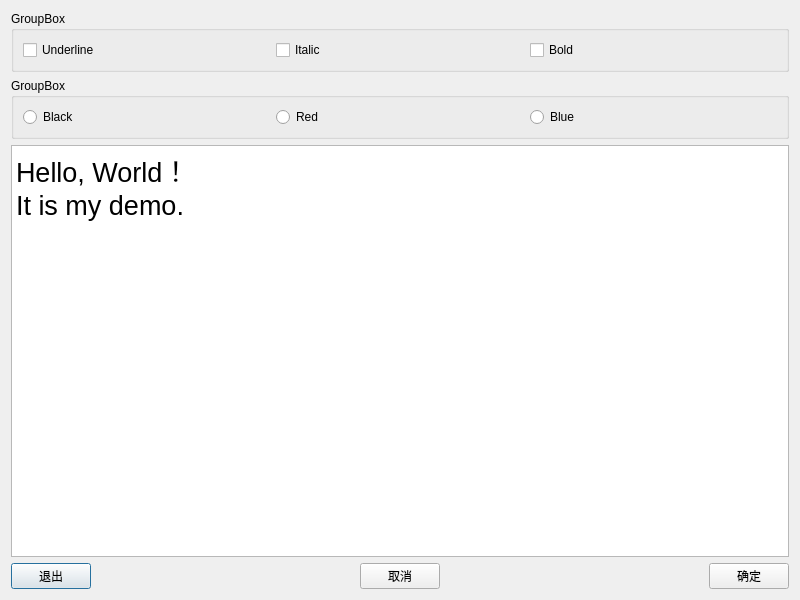
<?xml version="1.0" encoding="UTF-8"?>
<ui version="4.0">
 <class>QWDialog</class>
 <widget class="QDialog" name="QWDialog">
  <property name="geometry">
   <rect>
    <x>0</x>
    <y>0</y>
    <width>800</width>
    <height>600</height>
   </rect>
  </property>
  <property name="windowTitle">
   <string>QWDialog</string>
  </property>
  <layout class="QVBoxLayout" name="verticalLayout">
   <item>
    <widget class="QGroupBox" name="groupBox1">
     <property name="enabled">
      <bool>true</bool>
     </property>
     <property name="title">
      <string>GroupBox</string>
     </property>
     <layout class="QHBoxLayout" name="horizontalLayout_2">
      <item>
       <widget class="QCheckBox" name="chkBoxUnder">
        <property name="text">
         <string>Underline</string>
        </property>
       </widget>
      </item>
      <item>
       <widget class="QCheckBox" name="chkBoxItalic">
        <property name="text">
         <string>Italic</string>
        </property>
       </widget>
      </item>
      <item>
       <widget class="QCheckBox" name="chkBoxBold">
        <property name="text">
         <string>Bold</string>
        </property>
       </widget>
      </item>
     </layout>
    </widget>
   </item>
   <item>
    <widget class="QGroupBox" name="groupBox2">
     <property name="title">
      <string>GroupBox</string>
     </property>
     <layout class="QHBoxLayout" name="horizontalLayout_3">
      <item>
       <widget class="QRadioButton" name="rBtnBlock">
        <property name="text">
         <string>Black</string>
        </property>
       </widget>
      </item>
      <item>
       <widget class="QRadioButton" name="rBtnRed">
        <property name="text">
         <string>Red</string>
        </property>
       </widget>
      </item>
      <item>
       <widget class="QRadioButton" name="rBtnBlue">
        <property name="text">
         <string>Blue</string>
        </property>
       </widget>
      </item>
     </layout>
    </widget>
   </item>
   <item>
    <widget class="QPlainTextEdit" name="txtEdit">
     <property name="font">
      <font>
       <pointsize>20</pointsize>
      </font>
     </property>
     <property name="plainText">
      <string>Hello, World！
It is my demo.</string>
     </property>
    </widget>
   </item>
   <item>
    <layout class="QHBoxLayout" name="horizontalLayout">
     <item>
      <widget class="QPushButton" name="btnClose">
       <property name="text">
        <string>退出</string>
       </property>
      </widget>
     </item>
     <item>
      <spacer name="horizontalSpacer">
       <property name="orientation">
        <enum>Qt::Horizontal</enum>
       </property>
       <property name="sizeHint" stdset="0">
        <size>
         <width>40</width>
         <height>20</height>
        </size>
       </property>
      </spacer>
     </item>
     <item>
      <widget class="QPushButton" name="btnCancel">
       <property name="text">
        <string>取消</string>
       </property>
      </widget>
     </item>
     <item>
      <spacer name="horizontalSpacer_2">
       <property name="orientation">
        <enum>Qt::Horizontal</enum>
       </property>
       <property name="sizeHint" stdset="0">
        <size>
         <width>40</width>
         <height>20</height>
        </size>
       </property>
      </spacer>
     </item>
     <item>
      <widget class="QPushButton" name="btnOK">
       <property name="text">
        <string>确定</string>
       </property>
      </widget>
     </item>
    </layout>
   </item>
  </layout>
 </widget>
 <resources/>
 <connections>
  <connection>
   <sender>btnOK</sender>
   <signal>clicked()</signal>
   <receiver>QWDialog</receiver>
   <slot>accept()</slot>
   <hints>
    <hint type="sourcelabel">
     <x>753</x>
     <y>584</y>
    </hint>
    <hint type="destinationlabel">
     <x>670</x>
     <y>575</y>
    </hint>
   </hints>
  </connection>
  <connection>
   <sender>btnCancel</sender>
   <signal>clicked()</signal>
   <receiver>QWDialog</receiver>
   <slot>reject()</slot>
   <hints>
    <hint type="sourcelabel">
     <x>391</x>
     <y>576</y>
    </hint>
    <hint type="destinationlabel">
     <x>494</x>
     <y>573</y>
    </hint>
   </hints>
  </connection>
  <connection>
   <sender>btnClose</sender>
   <signal>clicked()</signal>
   <receiver>QWDialog</receiver>
   <slot>close()</slot>
   <hints>
    <hint type="sourcelabel">
     <x>70</x>
     <y>573</y>
    </hint>
    <hint type="destinationlabel">
     <x>154</x>
     <y>570</y>
    </hint>
   </hints>
  </connection>
 </connections>
</ui>
